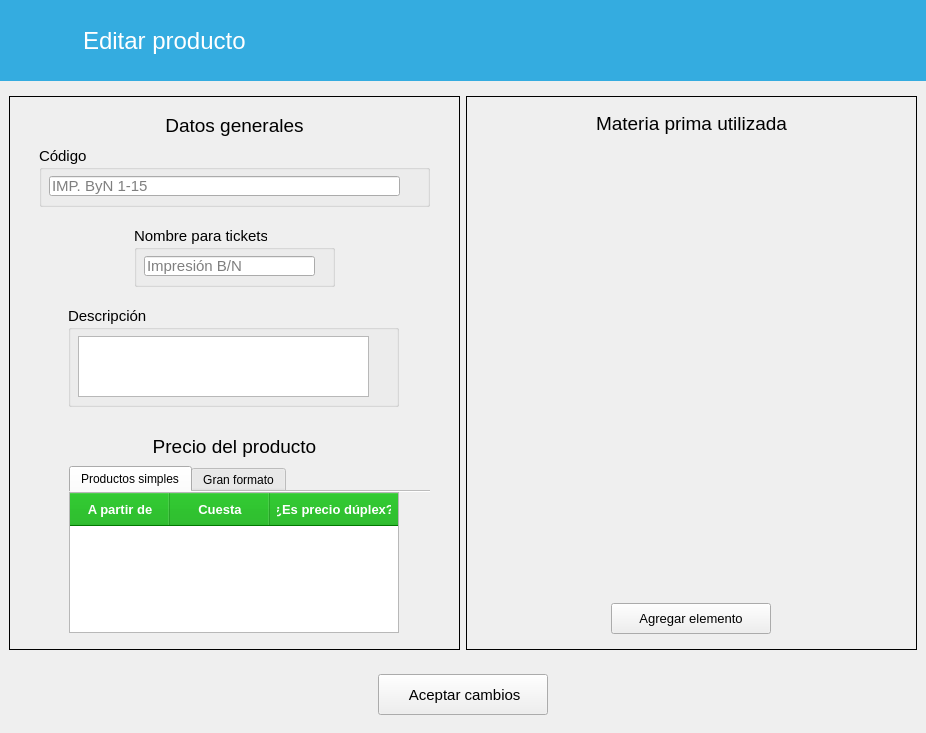
<?xml version="1.0" encoding="UTF-8"?>
<ui version="4.0">
 <class>EditarProducto</class>
 <widget class="QMainWindow" name="EditarProducto">
  <property name="geometry">
   <rect>
    <x>0</x>
    <y>0</y>
    <width>926</width>
    <height>733</height>
   </rect>
  </property>
  <property name="windowTitle">
   <string>MainWindow</string>
  </property>
  <widget class="QWidget" name="centralwidget">
   <layout class="QVBoxLayout" name="verticalLayout_3">
    <property name="leftMargin">
     <number>0</number>
    </property>
    <property name="topMargin">
     <number>0</number>
    </property>
    <property name="rightMargin">
     <number>0</number>
    </property>
    <item alignment="Qt::AlignTop">
     <widget class="QFrame" name="frame_4">
      <property name="styleSheet">
       <string notr="true">QFrame { background-color: rgb(52, 172, 224); border: none}</string>
      </property>
      <property name="frameShape">
       <enum>QFrame::StyledPanel</enum>
      </property>
      <property name="frameShadow">
       <enum>QFrame::Raised</enum>
      </property>
      <layout class="QHBoxLayout" name="horizontalLayout">
       <item alignment="Qt::AlignLeft">
        <widget class="QFrame" name="frame_5">
         <property name="minimumSize">
          <size>
           <width>294</width>
           <height>63</height>
          </size>
         </property>
         <property name="maximumSize">
          <size>
           <width>294</width>
           <height>63</height>
          </size>
         </property>
         <property name="styleSheet">
          <string notr="true">QFrame {border: none}</string>
         </property>
         <property name="frameShadow">
          <enum>QFrame::Raised</enum>
         </property>
         <layout class="QHBoxLayout" name="horizontalLayout_2">
          <item>
           <widget class="QPushButton" name="btRegresar">
            <property name="cursor">
             <cursorShape>PointingHandCursor</cursorShape>
            </property>
            <property name="styleSheet">
             <string notr="true">QPushButton {
        background-color: transparent;
        border: none;
        padding: 0px;
    }
    QPushButton:hover {
        background-color: rgba(255, 255, 255, 0);
    }
    QPushButton:pressed {
        background-color: rgba(255, 255, 255, 0);
    }</string>
            </property>
            <property name="icon">
             <iconset resource="../resources.qrc">
              <normaloff>:/img/resources/images/leftarrow.png</normaloff>:/img/resources/images/leftarrow.png</iconset>
            </property>
            <property name="iconSize">
             <size>
              <width>40</width>
              <height>40</height>
             </size>
            </property>
            <property name="flat">
             <bool>true</bool>
            </property>
           </widget>
          </item>
          <item>
           <widget class="QLabel" name="lbTitulo">
            <property name="minimumSize">
             <size>
              <width>211</width>
              <height>41</height>
             </size>
            </property>
            <property name="font">
             <font>
              <pointsize>18</pointsize>
             </font>
            </property>
            <property name="styleSheet">
             <string notr="true">color: rgb(255, 255, 255);</string>
            </property>
            <property name="text">
             <string>Editar producto</string>
            </property>
           </widget>
          </item>
         </layout>
        </widget>
       </item>
      </layout>
     </widget>
    </item>
    <item>
     <widget class="QFrame" name="frame">
      <property name="sizePolicy">
       <sizepolicy hsizetype="Preferred" vsizetype="Expanding">
        <horstretch>0</horstretch>
        <verstretch>0</verstretch>
       </sizepolicy>
      </property>
      <layout class="QHBoxLayout" name="horizontalLayout_3">
       <item>
        <widget class="QFrame" name="frame_2">
         <property name="sizePolicy">
          <sizepolicy hsizetype="Preferred" vsizetype="Expanding">
           <horstretch>0</horstretch>
           <verstretch>0</verstretch>
          </sizepolicy>
         </property>
         <property name="minimumSize">
          <size>
           <width>451</width>
           <height>469</height>
          </size>
         </property>
         <property name="frameShape">
          <enum>QFrame::Box</enum>
         </property>
         <property name="frameShadow">
          <enum>QFrame::Plain</enum>
         </property>
         <property name="lineWidth">
          <number>1</number>
         </property>
         <widget class="QGroupBox" name="groupBox_3">
          <property name="geometry">
           <rect>
            <x>59</x>
            <y>210</y>
            <width>331</width>
            <height>101</height>
           </rect>
          </property>
          <property name="font">
           <font>
            <family>Segoe UI</family>
            <pointsize>11</pointsize>
           </font>
          </property>
          <property name="title">
           <string>Descripción</string>
          </property>
          <widget class="QPlainTextEdit" name="txtDescripcion">
           <property name="geometry">
            <rect>
             <x>10</x>
             <y>30</y>
             <width>291</width>
             <height>61</height>
            </rect>
           </property>
           <property name="font">
            <font>
             <family>Segoe UI</family>
             <pointsize>11</pointsize>
            </font>
           </property>
          </widget>
         </widget>
         <widget class="QGroupBox" name="groupBox_4">
          <property name="geometry">
           <rect>
            <x>125</x>
            <y>130</y>
            <width>201</width>
            <height>61</height>
           </rect>
          </property>
          <property name="font">
           <font>
            <family>Segoe UI</family>
            <pointsize>11</pointsize>
           </font>
          </property>
          <property name="title">
           <string>Nombre para tickets</string>
          </property>
          <widget class="QLineEdit" name="txtNombre">
           <property name="geometry">
            <rect>
             <x>10</x>
             <y>30</y>
             <width>171</width>
             <height>20</height>
            </rect>
           </property>
           <property name="font">
            <font>
             <family>Segoe UI</family>
             <pointsize>11</pointsize>
            </font>
           </property>
           <property name="text">
            <string/>
           </property>
           <property name="placeholderText">
            <string>Impresión B/N</string>
           </property>
          </widget>
         </widget>
         <widget class="QGroupBox" name="groupBox">
          <property name="geometry">
           <rect>
            <x>30</x>
            <y>50</y>
            <width>391</width>
            <height>61</height>
           </rect>
          </property>
          <property name="font">
           <font>
            <family>Segoe UI</family>
            <pointsize>11</pointsize>
           </font>
          </property>
          <property name="title">
           <string>Código</string>
          </property>
          <widget class="QLineEdit" name="txtCodigo">
           <property name="geometry">
            <rect>
             <x>10</x>
             <y>30</y>
             <width>351</width>
             <height>20</height>
            </rect>
           </property>
           <property name="font">
            <font>
             <family>Segoe UI</family>
             <pointsize>11</pointsize>
            </font>
           </property>
           <property name="text">
            <string/>
           </property>
           <property name="placeholderText">
            <string>IMP. ByN 1-15</string>
           </property>
          </widget>
         </widget>
         <widget class="QLabel" name="label_3">
          <property name="geometry">
           <rect>
            <x>10</x>
            <y>17</y>
            <width>431</width>
            <height>25</height>
           </rect>
          </property>
          <property name="font">
           <font>
            <family>Segoe UI</family>
            <pointsize>14</pointsize>
           </font>
          </property>
          <property name="text">
           <string>Datos generales</string>
          </property>
          <property name="alignment">
           <set>Qt::AlignCenter</set>
          </property>
         </widget>
         <widget class="QLabel" name="label">
          <property name="geometry">
           <rect>
            <x>10</x>
            <y>340</y>
            <width>431</width>
            <height>21</height>
           </rect>
          </property>
          <property name="font">
           <font>
            <pointsize>14</pointsize>
           </font>
          </property>
          <property name="text">
           <string>Precio del producto</string>
          </property>
          <property name="alignment">
           <set>Qt::AlignCenter</set>
          </property>
         </widget>
         <widget class="QTabWidget" name="tabWidget">
          <property name="geometry">
           <rect>
            <x>60</x>
            <y>370</y>
            <width>361</width>
            <height>181</height>
           </rect>
          </property>
          <property name="currentIndex">
           <number>0</number>
          </property>
          <property name="documentMode">
           <bool>true</bool>
          </property>
          <widget class="QWidget" name="tab_simples">
           <attribute name="title">
            <string>Productos simples</string>
           </attribute>
           <widget class="QTableWidget" name="tabla_precios">
            <property name="geometry">
             <rect>
              <x>0</x>
              <y>0</y>
              <width>330</width>
              <height>141</height>
             </rect>
            </property>
            <property name="font">
             <font>
              <family>Segoe UI</family>
              <pointsize>10</pointsize>
             </font>
            </property>
            <property name="styleSheet">
             <string notr="true">QHeaderView::section {
	font: bold 10pt;
	color: rgb(255, 255, 255);
	background-color: rgb(0, 170, 0);

	padding: 7px;
}

QTableWidget {
	alternate-background-color: rgb(240, 240, 240);
}

QTableView {
    selection-background-color: rgb(85, 85, 255);
    selection-color: rgb(255, 255, 255);
}
QTableView:active {
    selection-background-color: rgb(85, 85, 255);
    selection-color: rgb(255, 255, 255);
}</string>
            </property>
            <property name="horizontalScrollBarPolicy">
             <enum>Qt::ScrollBarAlwaysOff</enum>
            </property>
            <property name="alternatingRowColors">
             <bool>true</bool>
            </property>
            <property name="selectionMode">
             <enum>QAbstractItemView::SingleSelection</enum>
            </property>
            <attribute name="horizontalHeaderMinimumSectionSize">
             <number>20</number>
            </attribute>
            <attribute name="horizontalHeaderStretchLastSection">
             <bool>true</bool>
            </attribute>
            <attribute name="verticalHeaderVisible">
             <bool>false</bool>
            </attribute>
            <column>
             <property name="text">
              <string>A partir de</string>
             </property>
            </column>
            <column>
             <property name="text">
              <string>Cuesta</string>
             </property>
            </column>
            <column>
             <property name="text">
              <string>¿Es precio dúplex?</string>
             </property>
            </column>
           </widget>
           <widget class="QPushButton" name="btAgregarIntervalo">
            <property name="geometry">
             <rect>
              <x>340</x>
              <y>40</y>
              <width>20</width>
              <height>20</height>
             </rect>
            </property>
            <property name="font">
             <font>
              <family>Segoe UI</family>
             </font>
            </property>
            <property name="cursor">
             <cursorShape>PointingHandCursor</cursorShape>
            </property>
            <property name="styleSheet">
             <string notr="true">QPushButton {
        background-color: transparent;
        border: none;
        padding: 0px;
    }
    QPushButton:hover {
        background-color: rgba(255, 255, 255, 0);
    }
    QPushButton:pressed {
        background-color: rgba(255, 255, 255, 0);
    }</string>
            </property>
            <property name="icon">
             <iconset resource="../resources.qrc">
              <normaloff>:/img/resources/images/plus2.png</normaloff>:/img/resources/images/plus2.png</iconset>
            </property>
            <property name="iconSize">
             <size>
              <width>20</width>
              <height>20</height>
             </size>
            </property>
            <property name="flat">
             <bool>true</bool>
            </property>
           </widget>
           <widget class="QPushButton" name="btEliminarIntervalo">
            <property name="geometry">
             <rect>
              <x>340</x>
              <y>80</y>
              <width>20</width>
              <height>20</height>
             </rect>
            </property>
            <property name="font">
             <font>
              <family>Segoe UI</family>
             </font>
            </property>
            <property name="cursor">
             <cursorShape>PointingHandCursor</cursorShape>
            </property>
            <property name="styleSheet">
             <string notr="true">QPushButton {
        background-color: transparent;
        border: none;
        padding: 0px;
    }
    QPushButton:hover {
        background-color: rgba(255, 255, 255, 0);
    }
    QPushButton:pressed {
        background-color: rgba(255, 255, 255, 0);
    }</string>
            </property>
            <property name="icon">
             <iconset resource="../resources.qrc">
              <normaloff>:/img/resources/images/minus2.png</normaloff>:/img/resources/images/minus2.png</iconset>
            </property>
            <property name="iconSize">
             <size>
              <width>20</width>
              <height>20</height>
             </size>
            </property>
            <property name="flat">
             <bool>true</bool>
            </property>
           </widget>
          </widget>
          <widget class="QWidget" name="tab_granformato">
           <attribute name="title">
            <string>Gran formato</string>
           </attribute>
           <widget class="QLabel" name="label_5">
            <property name="geometry">
             <rect>
              <x>20</x>
              <y>38</y>
              <width>201</width>
              <height>16</height>
             </rect>
            </property>
            <property name="font">
             <font>
              <family>Segoe UI</family>
              <pointsize>11</pointsize>
             </font>
            </property>
            <property name="text">
             <string>Mínimo de metros cuadrados</string>
            </property>
           </widget>
           <widget class="QLineEdit" name="txtMinM2">
            <property name="geometry">
             <rect>
              <x>232</x>
              <y>40</y>
              <width>91</width>
              <height>20</height>
             </rect>
            </property>
            <property name="font">
             <font>
              <family>Segoe UI</family>
              <pointsize>11</pointsize>
             </font>
            </property>
           </widget>
           <widget class="QLabel" name="label_6">
            <property name="geometry">
             <rect>
              <x>20</x>
              <y>78</y>
              <width>181</width>
              <height>21</height>
             </rect>
            </property>
            <property name="font">
             <font>
              <family>Segoe UI</family>
              <pointsize>11</pointsize>
             </font>
            </property>
            <property name="text">
             <string>Precio del metro cuadrado</string>
            </property>
           </widget>
           <widget class="QLineEdit" name="txtPrecio">
            <property name="geometry">
             <rect>
              <x>210</x>
              <y>80</y>
              <width>113</width>
              <height>20</height>
             </rect>
            </property>
            <property name="font">
             <font>
              <family>Segoe UI</family>
              <pointsize>11</pointsize>
             </font>
            </property>
           </widget>
          </widget>
         </widget>
        </widget>
       </item>
       <item>
        <widget class="QFrame" name="frame_6">
         <property name="frameShape">
          <enum>QFrame::Box</enum>
         </property>
         <property name="frameShadow">
          <enum>QFrame::Plain</enum>
         </property>
         <property name="lineWidth">
          <number>1</number>
         </property>
         <layout class="QVBoxLayout" name="verticalLayout_2">
          <property name="topMargin">
           <number>15</number>
          </property>
          <property name="bottomMargin">
           <number>15</number>
          </property>
          <item>
           <widget class="QLabel" name="label_2">
            <property name="font">
             <font>
              <pointsize>14</pointsize>
             </font>
            </property>
            <property name="text">
             <string>Materia prima utilizada</string>
            </property>
            <property name="alignment">
             <set>Qt::AlignCenter</set>
            </property>
           </widget>
          </item>
          <item>
           <widget class="QScrollArea" name="scrollArea">
            <property name="frameShape">
             <enum>QFrame::NoFrame</enum>
            </property>
            <property name="widgetResizable">
             <bool>true</bool>
            </property>
            <widget class="QWidget" name="scrollAreaLista">
             <property name="geometry">
              <rect>
               <x>0</x>
               <y>0</y>
               <width>431</width>
               <height>453</height>
              </rect>
             </property>
             <layout class="QVBoxLayout" name="layoutScroll">
              <property name="rightMargin">
               <number>0</number>
              </property>
             </layout>
            </widget>
           </widget>
          </item>
          <item alignment="Qt::AlignHCenter">
           <widget class="QPushButton" name="btAgregar">
            <property name="minimumSize">
             <size>
              <width>160</width>
              <height>31</height>
             </size>
            </property>
            <property name="font">
             <font>
              <pointsize>10</pointsize>
             </font>
            </property>
            <property name="text">
             <string>Agregar elemento</string>
            </property>
            <property name="icon">
             <iconset resource="../resources.qrc">
              <normaloff>:/img/resources/images/add.png</normaloff>:/img/resources/images/add.png</iconset>
            </property>
           </widget>
          </item>
         </layout>
        </widget>
       </item>
      </layout>
     </widget>
    </item>
    <item alignment="Qt::AlignBottom">
     <widget class="QFrame" name="frame_3">
      <layout class="QVBoxLayout" name="verticalLayout">
       <item alignment="Qt::AlignHCenter">
        <widget class="QPushButton" name="btAceptar">
         <property name="minimumSize">
          <size>
           <width>170</width>
           <height>41</height>
          </size>
         </property>
         <property name="font">
          <font>
           <family>Segoe UI</family>
           <pointsize>11</pointsize>
          </font>
         </property>
         <property name="text">
          <string notr="true"> Aceptar cambios</string>
         </property>
         <property name="icon">
          <iconset resource="../resources.qrc">
           <normaloff>:/img/resources/images/edit.png</normaloff>:/img/resources/images/edit.png</iconset>
         </property>
        </widget>
       </item>
      </layout>
     </widget>
    </item>
   </layout>
  </widget>
 </widget>
 <tabstops>
  <tabstop>txtCodigo</tabstop>
  <tabstop>txtNombre</tabstop>
  <tabstop>txtDescripcion</tabstop>
  <tabstop>tabWidget</tabstop>
  <tabstop>btAceptar</tabstop>
  <tabstop>txtMinM2</tabstop>
  <tabstop>txtPrecio</tabstop>
  <tabstop>scrollArea</tabstop>
  <tabstop>btAgregar</tabstop>
  <tabstop>tabla_precios</tabstop>
 </tabstops>
 <resources>
  <include location="../resources.qrc"/>
 </resources>
 <connections/>
</ui>
